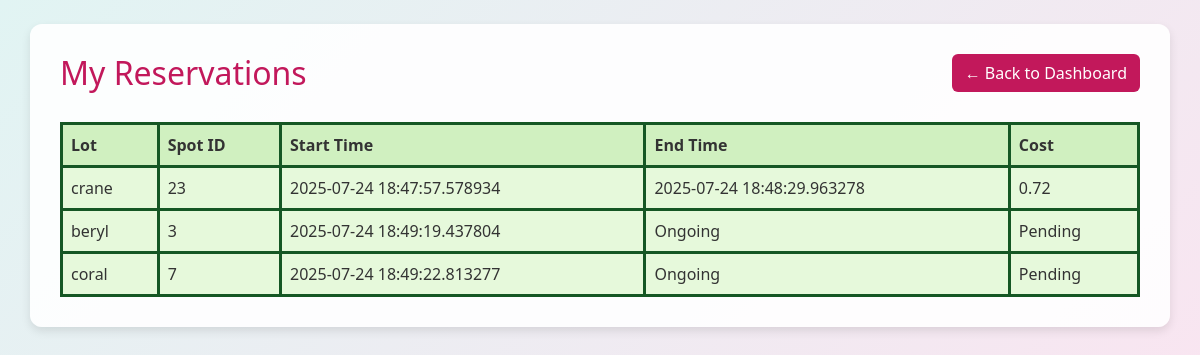
Screenshot of /reservations (signed in) with the database file from the repository.
### app.py (models this page shows, shortened)
class Reservation(db.Model):
    id = db.Column(db.Integer, primary_key=True)
    spot_id = db.Column(db.Integer, db.ForeignKey('parking_spot.id'), nullable=False)
    user_id = db.Column(db.Integer, db.ForeignKey('user.id'), nullable=False)
    start_time = db.Column(db.DateTime, default=datetime.utcnow)
    end_time = db.Column(db.DateTime, nullable=True)
    cost = db.Column(db.Float, nullable=True)
    spot = db.relationship('ParkingSpot', backref='reservations')
    user = db.relationship('User', backref='reservations')

class ParkingLot(db.Model):
    id = db.Column(db.Integer, primary_key=True)
    name = db.Column(db.String(100), nullable=False)
    address = db.Column(db.String(200), nullable=False)
    pincode = db.Column(db.String(6), nullable=False)
    price = db.Column(db.Float, nullable=False)
    max_spots = db.Column(db.Integer, nullable=False)

class ParkingSpot(db.Model):
    id = db.Column(db.Integer, primary_key=True)
    lot_id = db.Column(db.Integer, db.ForeignKey('parking_lot.id'), nullable=False)
    spot_number = db.Column(db.Integer, nullable=False)
    status = db.Column(db.String(1), nullable=False, default='A')  # 'A' or 'O'
    lot = db.relationship('ParkingLot', backref=db.backref('spots', lazy=True))

### app.py (the view)
@app.route('/reservations')
def view_reservations():
    if 'user_id' not in session:
        return redirect(url_for('login'))
    user = User.query.get(session['user_id'])
    return render_template('view_reservations.html', reservations=user.reservations)

### app.py (called while the page is built)
@app.before_request
def create_tables_once():
    if not hasattr(app, 'db_initialized'):
        db.create_all()
        app.db_initialized = True

### templates/view_reservations.html (shortened to what this page needs)
{% extends "base.html" %}
{% block body %}
<div class="container mt-4">
    <div class="d-flex justify-content-between align-items-center mb-4">
        <h2 class="mb-0" style="color: #c2185b;">My Reservations</h2>
        <a href="{{ url_for('user_dashboard') }}" class="btn" style="background-color: #c2185b; color: white;">
            ← Back to Dashboard
        </a>
    </div>
    <div style="margin-top: 30px;">
    {% if reservations %}
        <table style="border-collapse: collapse; width: 100%; border: 3px solid #155724;">
            <thead>
                <tr>
                    <th style="border: 3px solid #155724; background-color: #d0f0c0; padding: 8px;">Lot</th>
                    <th style="border: 3px solid #155724; background-color: #d0f0c0; padding: 8px;">Spot ID</th>
                    <th style="border: 3px solid #155724; background-color: #d0f0c0; padding: 8px;">Start Time</th>
                    <th style="border: 3px solid #155724; background-color: #d0f0c0; padding: 8px;">End Time</th>
                    <th style="border: 3px solid #155724; background-color: #d0f0c0; padding: 8px;">Cost</th>
                </tr>
            </thead>
            <tbody>
                {% for r in reservations %}
                    {% if r.spot and r.spot.lot %}
                    <tr>
                        <td style="border: 3px solid #155724; background-color: #e6f9db; padding: 8px;">{{ r.spot.lot.name }}</td>
                        <td style="border: 3px solid #155724; background-color: #e6f9db; padding: 8px;">{{ r.spot.id }}</td>
                        <td style="border: 3px solid #155724; background-color: #e6f9db; padding: 8px;">{{ r.start_time }}</td>
                        <td style="border: 3px solid #155724; background-color: #e6f9db; padding: 8px;">{{ r.end_time if r.end_time else "Ongoing" }}</td>
                        <td style="border: 3px solid #155724; background-color: #e6f9db; padding: 8px;">{{ r.cost if r.cost else "Pending" }}</td>
                    </tr>
                    {% else %}
                    <tr>
                        <td colspan="5" style="border: 3px solid #155724; background-color: #e6f9db; padding: 8px;" class="text-muted">
                            Reservation data unavailable (deleted spot or lot)
                        </td>
                    </tr>
                    {% endif %}
                {% endfor %}
            </tbody>
        </table>
    {% else %}
        <p class="text-muted">You have no reservations yet.</p>
    {% endif %}
    </div>
</div>
{% endblock %}

### static/css/main.css (style rules this page uses)
body { font-family: 'Segoe UI', Tahoma, Geneva, Verdana, sans-serif; background: linear-gradient(135deg, #e1f4f3, #ffe1f0); color: #333; min-height: 100vh; margin: 0; padding-bottom: 50px; }
.container { background-color: rgba(255, 255, 255, 0.9); padding: 30px; border-radius: 12px; box-shadow: 0 4px 10px rgba(0, 0, 0, 0.1); margin-top: 40px; }
h2, h3, h4 { color: #cc3366; }

### templates/base.html (style rules this page uses)
body, html { margin: 0; padding: 0; height: 100%; }

### rows the page displays
Reservation: spot.lot.name "crane", spot.id "23", start_time "2025-07-24 18:47:57.578934", end_time "2025-07-24 18:48:29.963278", cost "0.72"
Reservation: spot.lot.name "beryl", spot.id "3", start_time "2025-07-24 18:49:19.437804", end_time "Ongoing", cost "Pending"
Reservation: spot.lot.name "coral", spot.id "7", start_time "2025-07-24 18:49:22.813277", end_time "Ongoing", cost "Pending"
